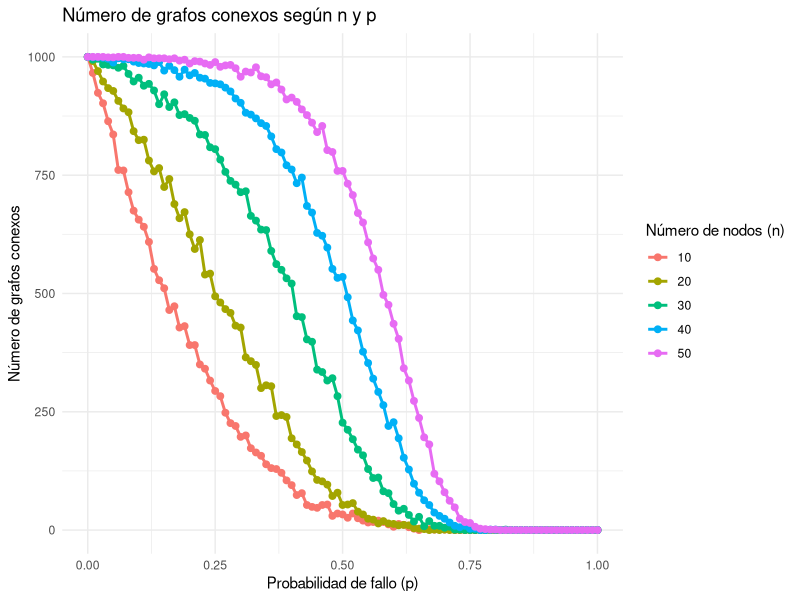

Write the R code that produced this figure.
# Cargar el archivo CSV
data <- read.csv("../data/results.csv", sep=";")

# Ver un resumen rápido de los datos
head(data)

# Instalar ggplot2 si no está instalado
if (!require(ggplot2)) install.packages("ggplot2")

# Cargar ggplot2
library(ggplot2)

ggplot(data, aes(x = p, y = connectedGraphs, color = as.factor(n))) +
  geom_line(size = 1) +  # Ajustar el grosor de la línea
  geom_point(size = 2) + # Ajustar el tamaño de los puntos
  labs(
    title = "Número de grafos conexos según n y p",
    x = "Probabilidad de fallo (p)",
    y = "Número de grafos conexos",
    color = "Número de nodos (n)"
  ) +
  theme_minimal()
